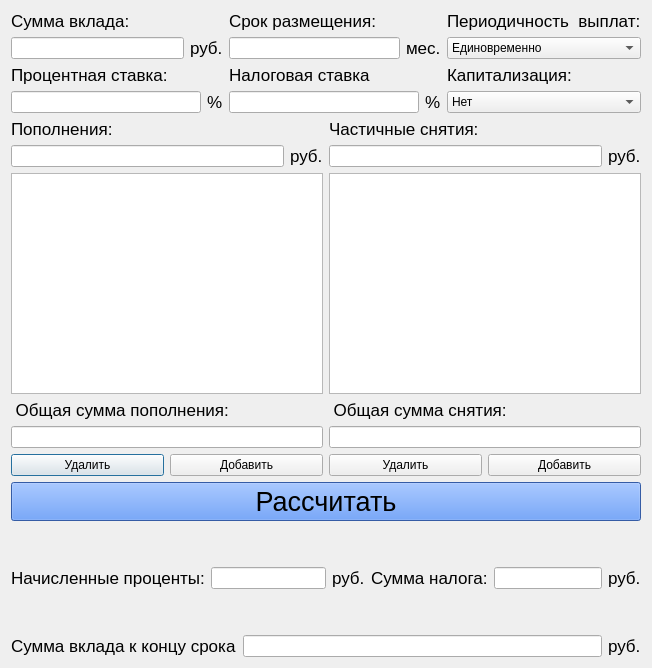
<?xml version="1.0" encoding="UTF-8"?>
<ui version="4.0">
 <class>debit</class>
 <widget class="QDialog" name="debit">
  <property name="geometry">
   <rect>
    <x>0</x>
    <y>0</y>
    <width>652</width>
    <height>668</height>
   </rect>
  </property>
  <property name="windowTitle">
   <string>Dialog</string>
  </property>
  <layout class="QVBoxLayout" name="verticalLayout_13">
   <item>
    <layout class="QGridLayout" name="gridLayout_2">
     <item row="5" column="4" colspan="3">
      <layout class="QHBoxLayout" name="horizontalLayout_2">
       <item>
        <widget class="QLabel" name="label_10">
         <property name="font">
          <font>
           <pointsize>13</pointsize>
          </font>
         </property>
         <property name="text">
          <string>Сумма налога:</string>
         </property>
        </widget>
       </item>
       <item>
        <widget class="QLineEdit" name="lineEdit_tax_sum">
         <property name="readOnly">
          <bool>true</bool>
         </property>
        </widget>
       </item>
       <item>
        <widget class="QLabel" name="label_13">
         <property name="font">
          <font>
           <pointsize>13</pointsize>
          </font>
         </property>
         <property name="text">
          <string>руб.</string>
         </property>
        </widget>
       </item>
      </layout>
     </item>
     <item row="0" column="0" rowspan="2" colspan="7">
      <layout class="QGridLayout" name="gridLayout">
       <item row="0" column="0">
        <layout class="QHBoxLayout" name="horizontalLayout_8">
         <item>
          <layout class="QVBoxLayout" name="verticalLayout">
           <item>
            <widget class="QLabel" name="label_17">
             <property name="font">
              <font>
               <pointsize>13</pointsize>
              </font>
             </property>
             <property name="text">
              <string>Сумма вклада:</string>
             </property>
            </widget>
           </item>
           <item>
            <layout class="QHBoxLayout" name="horizontalLayout_4">
             <item>
              <widget class="QLineEdit" name="lineEdit_sum_dep"/>
             </item>
             <item>
              <widget class="QLabel" name="label_18">
               <property name="font">
                <font>
                 <pointsize>13</pointsize>
                </font>
               </property>
               <property name="text">
                <string>руб.</string>
               </property>
              </widget>
             </item>
            </layout>
           </item>
          </layout>
         </item>
         <item>
          <layout class="QVBoxLayout" name="verticalLayout_2">
           <item>
            <widget class="QLabel" name="label_2">
             <property name="font">
              <font>
               <pointsize>13</pointsize>
              </font>
             </property>
             <property name="text">
              <string>Срок размещения:</string>
             </property>
            </widget>
           </item>
           <item>
            <layout class="QHBoxLayout" name="horizontalLayout_5">
             <item>
              <widget class="QLineEdit" name="lineEdit_period"/>
             </item>
             <item>
              <widget class="QLabel" name="label_19">
               <property name="font">
                <font>
                 <pointsize>13</pointsize>
                </font>
               </property>
               <property name="text">
                <string>мес.</string>
               </property>
              </widget>
             </item>
            </layout>
           </item>
          </layout>
         </item>
        </layout>
       </item>
       <item row="0" column="1">
        <layout class="QVBoxLayout" name="verticalLayout_5">
         <item>
          <widget class="QLabel" name="label_5">
           <property name="font">
            <font>
             <pointsize>13</pointsize>
            </font>
           </property>
           <property name="text">
            <string>Периодичность  выплат:</string>
           </property>
          </widget>
         </item>
         <item>
          <widget class="QComboBox" name="comboBox_peiod_of_pay">
           <item>
            <property name="text">
             <string>Единовременно</string>
            </property>
           </item>
           <item>
            <property name="text">
             <string>Ежемесячно</string>
            </property>
           </item>
          </widget>
         </item>
        </layout>
       </item>
       <item row="1" column="0">
        <layout class="QHBoxLayout" name="horizontalLayout_9">
         <item>
          <layout class="QVBoxLayout" name="verticalLayout_3">
           <item>
            <widget class="QLabel" name="label_3">
             <property name="font">
              <font>
               <pointsize>13</pointsize>
              </font>
             </property>
             <property name="text">
              <string>Процентная ставка:</string>
             </property>
            </widget>
           </item>
           <item>
            <layout class="QHBoxLayout" name="horizontalLayout_6">
             <item>
              <widget class="QLineEdit" name="lineEdit_rate"/>
             </item>
             <item>
              <widget class="QLabel" name="label_20">
               <property name="font">
                <font>
                 <pointsize>13</pointsize>
                </font>
               </property>
               <property name="text">
                <string>%</string>
               </property>
              </widget>
             </item>
            </layout>
           </item>
          </layout>
         </item>
         <item>
          <layout class="QVBoxLayout" name="verticalLayout_4">
           <item>
            <widget class="QLabel" name="label_4">
             <property name="font">
              <font>
               <pointsize>13</pointsize>
              </font>
             </property>
             <property name="text">
              <string>Налоговая ставка</string>
             </property>
            </widget>
           </item>
           <item>
            <layout class="QHBoxLayout" name="horizontalLayout_7">
             <item>
              <widget class="QLineEdit" name="lineEdit_tax"/>
             </item>
             <item>
              <widget class="QLabel" name="label_21">
               <property name="font">
                <font>
                 <pointsize>13</pointsize>
                </font>
               </property>
               <property name="text">
                <string>%</string>
               </property>
              </widget>
             </item>
            </layout>
           </item>
          </layout>
         </item>
        </layout>
       </item>
       <item row="1" column="1">
        <layout class="QVBoxLayout" name="verticalLayout_6">
         <item>
          <widget class="QLabel" name="label_6">
           <property name="font">
            <font>
             <pointsize>13</pointsize>
            </font>
           </property>
           <property name="text">
            <string>Капитализация:</string>
           </property>
          </widget>
         </item>
         <item>
          <widget class="QComboBox" name="comboBox_capital">
           <item>
            <property name="text">
             <string>Нет</string>
            </property>
           </item>
           <item>
            <property name="text">
             <string>Ежемесячно</string>
            </property>
           </item>
          </widget>
         </item>
        </layout>
       </item>
      </layout>
     </item>
     <item row="2" column="0" colspan="7">
      <layout class="QHBoxLayout" name="horizontalLayout_14">
       <item>
        <layout class="QVBoxLayout" name="verticalLayout_12">
         <item>
          <layout class="QVBoxLayout" name="verticalLayout_10">
           <item>
            <widget class="QLabel" name="label_8">
             <property name="font">
              <font>
               <pointsize>13</pointsize>
              </font>
             </property>
             <property name="text">
              <string>Пополнения:</string>
             </property>
            </widget>
           </item>
           <item>
            <layout class="QHBoxLayout" name="horizontalLayout_12">
             <item>
              <widget class="QLineEdit" name="lineEdit_add"/>
             </item>
             <item>
              <widget class="QLabel" name="label_16">
               <property name="font">
                <font>
                 <pointsize>13</pointsize>
                </font>
               </property>
               <property name="text">
                <string>руб.</string>
               </property>
              </widget>
             </item>
            </layout>
           </item>
          </layout>
         </item>
         <item>
          <widget class="QListWidget" name="listWidget_add"/>
         </item>
         <item>
          <widget class="QLabel" name="label_22">
           <property name="font">
            <font>
             <pointsize>13</pointsize>
            </font>
           </property>
           <property name="text">
            <string> Общая сумма пополнения:</string>
           </property>
          </widget>
         </item>
         <item>
          <widget class="QLineEdit" name="lineEdit_add_all"/>
         </item>
         <item>
          <layout class="QVBoxLayout" name="verticalLayout_8">
           <item>
            <layout class="QHBoxLayout" name="horizontalLayout_10">
             <item>
              <widget class="QPushButton" name="pushButton_del">
               <property name="styleSheet">
                <string notr="true"/>
               </property>
               <property name="text">
                <string>Удалить</string>
               </property>
              </widget>
             </item>
             <item>
              <widget class="QPushButton" name="pushButton_add">
               <property name="styleSheet">
                <string notr="true"/>
               </property>
               <property name="text">
                <string>Добавить</string>
               </property>
              </widget>
             </item>
            </layout>
           </item>
          </layout>
         </item>
        </layout>
       </item>
       <item>
        <layout class="QVBoxLayout" name="verticalLayout_11">
         <item>
          <layout class="QVBoxLayout" name="verticalLayout_9">
           <item>
            <widget class="QLabel" name="label_9">
             <property name="font">
              <font>
               <pointsize>13</pointsize>
              </font>
             </property>
             <property name="text">
              <string>Частичные снятия:</string>
             </property>
            </widget>
           </item>
           <item>
            <layout class="QHBoxLayout" name="horizontalLayout_13">
             <item>
              <widget class="QLineEdit" name="lineEdit_del"/>
             </item>
             <item>
              <widget class="QLabel" name="label_15">
               <property name="font">
                <font>
                 <pointsize>13</pointsize>
                </font>
               </property>
               <property name="text">
                <string>руб.</string>
               </property>
              </widget>
             </item>
            </layout>
           </item>
          </layout>
         </item>
         <item>
          <widget class="QListWidget" name="listWidget_sub"/>
         </item>
         <item>
          <widget class="QLabel" name="label_23">
           <property name="font">
            <font>
             <pointsize>13</pointsize>
            </font>
           </property>
           <property name="text">
            <string> Общая сумма снятия:</string>
           </property>
          </widget>
         </item>
         <item>
          <widget class="QLineEdit" name="lineEdit_sub_all"/>
         </item>
         <item>
          <layout class="QVBoxLayout" name="verticalLayout_7">
           <item>
            <layout class="QHBoxLayout" name="horizontalLayout_11">
             <item>
              <widget class="QPushButton" name="pushButton_del_2">
               <property name="styleSheet">
                <string notr="true"/>
               </property>
               <property name="text">
                <string>Удалить</string>
               </property>
              </widget>
             </item>
             <item>
              <widget class="QPushButton" name="pushButton_add_2">
               <property name="styleSheet">
                <string notr="true"/>
               </property>
               <property name="text">
                <string>Добавить</string>
               </property>
              </widget>
             </item>
            </layout>
           </item>
          </layout>
         </item>
        </layout>
       </item>
      </layout>
     </item>
     <item row="5" column="0" colspan="4">
      <layout class="QHBoxLayout" name="horizontalLayout">
       <item>
        <widget class="QLabel" name="label">
         <property name="font">
          <font>
           <pointsize>13</pointsize>
          </font>
         </property>
         <property name="text">
          <string>Начисленные проценты:</string>
         </property>
        </widget>
       </item>
       <item>
        <widget class="QLineEdit" name="lineEdit_percents">
         <property name="readOnly">
          <bool>true</bool>
         </property>
        </widget>
       </item>
       <item>
        <widget class="QLabel" name="label_12">
         <property name="font">
          <font>
           <pointsize>13</pointsize>
          </font>
         </property>
         <property name="text">
          <string>руб.</string>
         </property>
        </widget>
       </item>
      </layout>
     </item>
     <item row="7" column="0" colspan="7">
      <layout class="QHBoxLayout" name="horizontalLayout_3">
       <item>
        <widget class="QLabel" name="label_11">
         <property name="font">
          <font>
           <pointsize>13</pointsize>
          </font>
         </property>
         <property name="text">
          <string>Сумма вклада к концу срока</string>
         </property>
        </widget>
       </item>
       <item>
        <widget class="QLineEdit" name="lineEdit_total_sum_dep">
         <property name="readOnly">
          <bool>true</bool>
         </property>
        </widget>
       </item>
       <item>
        <widget class="QLabel" name="label_14">
         <property name="font">
          <font>
           <pointsize>13</pointsize>
          </font>
         </property>
         <property name="text">
          <string>руб.</string>
         </property>
        </widget>
       </item>
      </layout>
     </item>
     <item row="3" column="0" colspan="7">
      <widget class="QPushButton" name="pushButton_calculate">
       <property name="font">
        <font>
         <pointsize>20</pointsize>
        </font>
       </property>
       <property name="styleSheet">
        <string notr="true">background-color: rgb(74, 129, 231);</string>
       </property>
       <property name="text">
        <string>Рассчитать</string>
       </property>
      </widget>
     </item>
     <item row="6" column="2" colspan="2">
      <spacer name="verticalSpacer_3">
       <property name="orientation">
        <enum>Qt::Vertical</enum>
       </property>
       <property name="sizeType">
        <enum>QSizePolicy::Minimum</enum>
       </property>
       <property name="sizeHint" stdset="0">
        <size>
         <width>20</width>
         <height>40</height>
        </size>
       </property>
      </spacer>
     </item>
     <item row="6" column="4">
      <spacer name="verticalSpacer_8">
       <property name="orientation">
        <enum>Qt::Vertical</enum>
       </property>
       <property name="sizeType">
        <enum>QSizePolicy::Minimum</enum>
       </property>
       <property name="sizeHint" stdset="0">
        <size>
         <width>20</width>
         <height>40</height>
        </size>
       </property>
      </spacer>
     </item>
     <item row="4" column="1" colspan="2">
      <spacer name="verticalSpacer_2">
       <property name="orientation">
        <enum>Qt::Vertical</enum>
       </property>
       <property name="sizeType">
        <enum>QSizePolicy::Minimum</enum>
       </property>
       <property name="sizeHint" stdset="0">
        <size>
         <width>20</width>
         <height>40</height>
        </size>
       </property>
      </spacer>
     </item>
     <item row="4" column="5" colspan="2">
      <spacer name="verticalSpacer_7">
       <property name="orientation">
        <enum>Qt::Vertical</enum>
       </property>
       <property name="sizeType">
        <enum>QSizePolicy::Minimum</enum>
       </property>
       <property name="sizeHint" stdset="0">
        <size>
         <width>20</width>
         <height>40</height>
        </size>
       </property>
      </spacer>
     </item>
    </layout>
   </item>
  </layout>
 </widget>
 <resources/>
 <connections/>
</ui>
